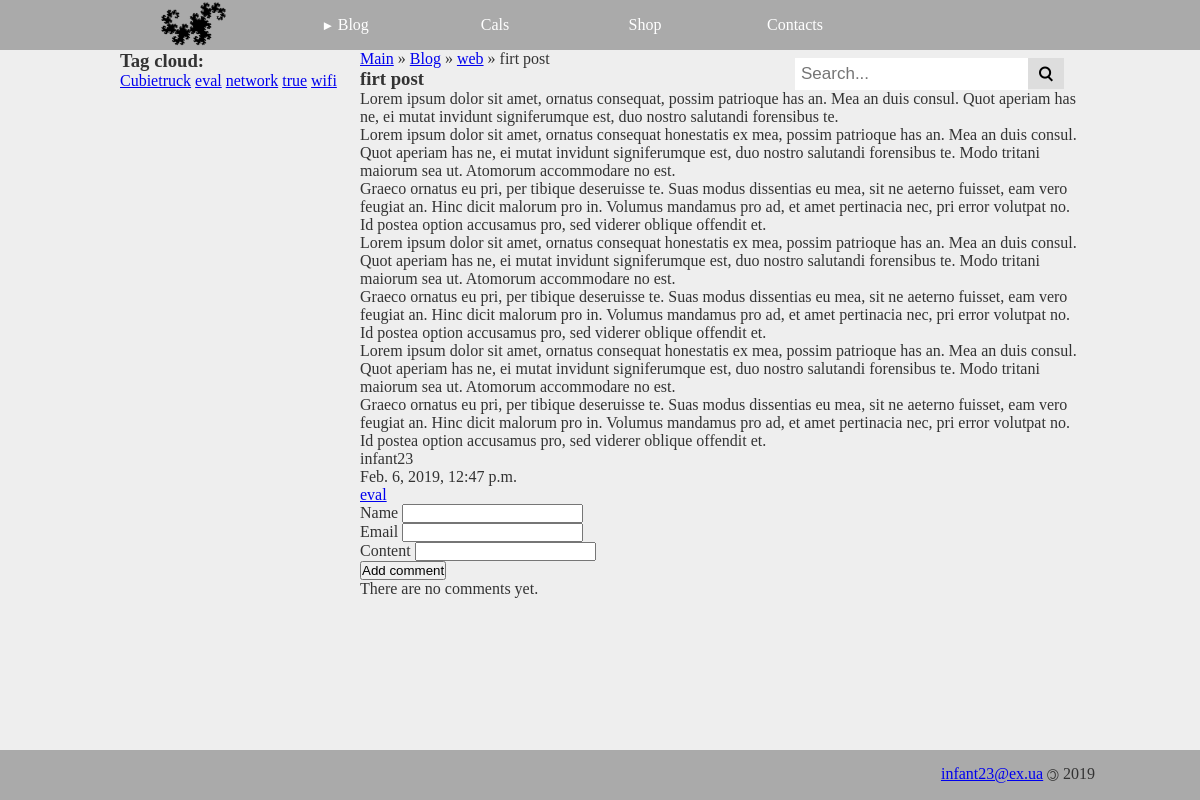
The app's page /blog/2/ with its own data.
### blog/models.py (models this page shows, shortened)
class Tag(models.Model):
    title = models.CharField(max_length=200, unique=True)
    slug = models.SlugField(max_length=200, unique=True)
    class Meta:
        ordering = ['title']

class Post(models.Model):
    title = models.CharField(max_length=200, db_index=True)
    preview = HTMLField(blank=True, max_length=200, db_index=True)
    content = HTMLField(blank=True, max_length=2000, db_index=True)
    author = models.CharField(max_length=200)
    pub_date = models.DateTimeField(auto_now_add=True)
    category = models.ForeignKey('Category', blank=True, null=True, on_delete=models.CASCADE)
    tags = models.ManyToManyField('Tag', blank=True, related_name='posts')
    def get_add_comment_url(self):
        return reverse('blog:add_comment_url', kwargs={'pk': self.pk})
    class Meta:
        ordering = ['-pub_date']

class Category(models.Model):
    title = models.CharField(max_length=200, db_index=True)
    slug = models.SlugField(max_length=200, unique=True)

### blog/views.py (the view, shortened to what this page needs)
# urls.py: path('<int:pk>/', PostDetail.as_view(), name='post_detail_url'),
class PostDetail(View):
    template = 'blog/detail_post.html'
    page_value = 3
    model_form = CommentForm
    def get(self, request, pk):
        tags = Tag.objects.all()
        categories = Category.objects.all()
        post = get_object_or_404(Post, pk__iexact=pk)
        comments = Comment.objects.filter(post=post.pk)
        paginator = Paginator(comments, self.page_value)
        page_number = request.GET.get('page', 1)
        page = paginator.get_page(page_number)
        is_paginated = page.has_other_pages()
        if page.has_previous():
            prev_url = '?page={}'.format(page.previous_page_number())
        else:
            prev_url = ''
        if page.has_next():
            next_url = '?page={}'.format(page.next_page_number())
        else:
            next_url = ''
        context = {
            'tags': tags,
            'categories': categories,
            'post': post,
            'page_object': page,
            'is_paginated': is_paginated,
            'next_url': next_url,
            'prev_url': prev_url,
            'form': self.model_form
        }
        return render(request, self.template, context=context)

### blog/templates/blog/detail_post.html (shortened to what this page needs)
{% extends 'blog/base_blog.html' %}
{% block breadcrumbs%}
	<a href="{% url 'index' %}">Main</a> &raquo;
	<a href="{% url 'blog:index' %}">Blog</a> &raquo;
	<a href="{% url 'blog:index' %}?category={{ post.category.slug }}">{{ post.category.title }}</a> &raquo;
	{{ post.title }}
{% endblock %}
{% block main %}
	<h3>{{ post.title }}</h3>
	{{ post.preview|safe }}
	{{ post.content|safe }}
	<p>{{ post.author }}</p>
	<p>{{ post.pub_date }}</p>
	{% for tag in post.tags.all %}
		{% include 'blog/includes/tag.html' %}
	{% endfor %}
	{% include 'blog/includes/add_comment.html' %}
	{% if page_object %}
		{% for comment in page_object.object_list %}
			{% include 'blog/includes/comment.html' %}
		{% endfor %}
		{% if is_paginated %}
			<nav>
				<a href="{{ prev_url }}">Previous</a>
				{% for n in page_object.paginator.page_range %}
					{% if page_object.number == n %}
						<a href="?page={{ n }}">{{ n }}</a>
					{% elif n > page_object.number|add:-3 and n < page_object.number|add:3 %}
						<a href="?page={{ n }}">{{ n }}</a>
					{% endif %}
				{% endfor %}
				<a href="{{ next_url }}">Next</a>
			</nav>
		{% endif %}
	{% else %}
		<p>There are no comments yet.</p>
	{% endif %}
{% endblock %}

### blog/templates/blog/base_blog.html (shortened to what this page needs)
{% extends 'base.html' %}
{% block aside %}
	<h3>Tag cloud:</h3>
	{% for tag in tags %}
		{% include 'blog/includes/tag.html' %}
	{% endfor %}
{% endblock %}

### templates/base.html (shortened to what this page needs)
{% load static %}
<!DOCTYPE html>
<html>
<head>
	{% include 'declaration_css.html' %}
</head>
<body>
	<header>
		<nav>
			<ul class="navbar logo">
				<li>
					<a class="logo" href="{% url 'index' %}">
						<img class="logo" src="{% static 'images/draco.png' %}" alt="DRACO" title="DRACO">
					</a>
				</li>
				<li class="dropdown-button"><a href="{% url 'blog:index' %}">Blog</a>
				</li>
				<li>
					<a href="{% url 'calc:index' %}">Cals</a>
				</li>
				<li>
					<a href="{% url 'shop:index' %}">Shop</a>
				</li>
				<li>
					<a href="{% url 'mail:index' %}">Contacts</a>
				</li>
			</ul>
			<div class="search-container">
				<form action="{% url 'blog:index' %}" method="get">
					<input type="text" placeholder="Search..." name="search">
					<button class="btn" type="submit"><span class="icon">&#xE116;</span></button>
				</form>
			</div>
		</nav>
	</header>
	<aside>
		{% block aside%}{% endblock %}
	</aside>
	<main>
		{% block breadcrumbs%}{% endblock %}
		{% block main%}{% endblock %}
	</main>
	<footer>
		<nav>
			<p><a href="mailto:infant23@ex.ua">infant23@ex.ua</a> <span class="copyleft">&copy;</span> 2019</p>
		</nav>
	</footer>
</body>
</html>

### templates/declaration_css.html (shortened to what this page needs)
{% load static %}
<link rel="stylesheet" type="text/css" href="{% static 'css/prism.css' %}">
<link rel="stylesheet" type="text/css" href="{% static 'css/base.css' %}">
<link rel="stylesheet" type="text/css" href="{% static 'css/grid.css' %}">
<link rel="stylesheet" type="text/css" href="{% static 'css/menu.css' %}">
<link rel="stylesheet" type="text/css" href="{% static 'css/fonts.css' %}">

### templates/declaration_js.html (shortened to what this page needs)
{% load static %}

### blog/templates/blog/includes/tag.html
<a href="{% url 'blog:index' %}?tag={{ tag.slug }}">{{ tag.title }}</a>

### blog/templates/blog/includes/add_comment.html (shortened to what this page needs)
<form action="{{ post.get_add_comment_url }}" method="post">
	{% for field in form %}
		<div class="form-group">
			{{ field.label }}
			{{ field }}
		</div>
	{% endfor %}
	<button type="submit" class="btn btn-primary">Add comment</button>
</form>

### static/css/base.css (style rules this page uses)
* { padding: 0; margin: 0; }
body { background: #eee; }
header, footer { background: #aaa; }
footer nav { text-align: right; padding: 15px; }
.search-container { float: right; }
.search-container input { padding: 6px; margin-top: 8px; font-size: 17px; border: none; }
.search-container button { float: right; padding: 4px 6px; margin-top: 8px; margin-right: 16px; background: #ddd; font-size: 20px; border: none; cursor: pointer; }

### static/css/grid.css (style rules this page uses)
body { min-height: 100vh; display: grid; grid-template-columns: 0.5fr 20% 60% 0.5fr; grid-template-rows: 50px 1fr 50px; grid-template-areas: "header header header header" ". aside main ." "footer footer footer footer"; }
header { grid-area: header; }
aside { grid-area: aside; }
main { grid-area: main; }
footer { grid-area: footer; }
header nav, footer nav { width: 80%; margin-left: 10%; }

### static/css/menu.css (style rules this page uses)
ul { display: block; list-style-type: none; overflow: hidden; }
ul.navbar { position: relative; float: left; }
li { float: left; }
li a { width: 150px; display: block; color: white; text-align: center; vertical-align: middle; padding: 16px 0; text-decoration: none; }
.logo { height: 50px; padding: 0; }
.dropdown-button>a::before { content: "\25BA\0020"; font-size: smaller; }

### records on screen
Tag: title "Cubietruck"
Tag: title "eval"
Tag: title "network"
Tag: title "true"
Tag: title "wifi"
Post: category "web", title "firt post", preview "Lorem ipsum dolor sit amet, ornatus consequat, possim patrioque has an. Mea an duis consul. Quot aperiam has ne, ei mutat invidunt signiferumque est, duo nostro salutandi forensibus te.", content "Lorem ipsum dolor sit amet, ornatus consequat honestatis ex mea, possim patrioque has an. Mea an duis consul. Quot aperiam has ne, ei mutat invidunt signiferumque est, duo nostro salutandi forensibus te. Modo tritani maiorum sea ut. Atomorum accommodare no est. Graeco ornatus eu pri, per tibique deseruisse te. Suas modus dissentias eu mea, sit ne aeterno fuisset, eam vero feugiat an. Hinc dicit malorum pro in. Volumus mandamus pro ad, et amet pertinacia nec, pri error volutpat no. Id postea option accusamus pro, sed viderer oblique offendit et. Lorem ipsum dolor sit amet, ornatus consequat honestatis ex mea, possim patrioque has an. Mea an duis consul. Quot aperiam has ne, ei mutat invidunt…", author "infant23", pub_date "Feb. 6, 2019, 12:47 p.m."

### other values on screen
{{ field.label }} "Name" "Email" "Content"
